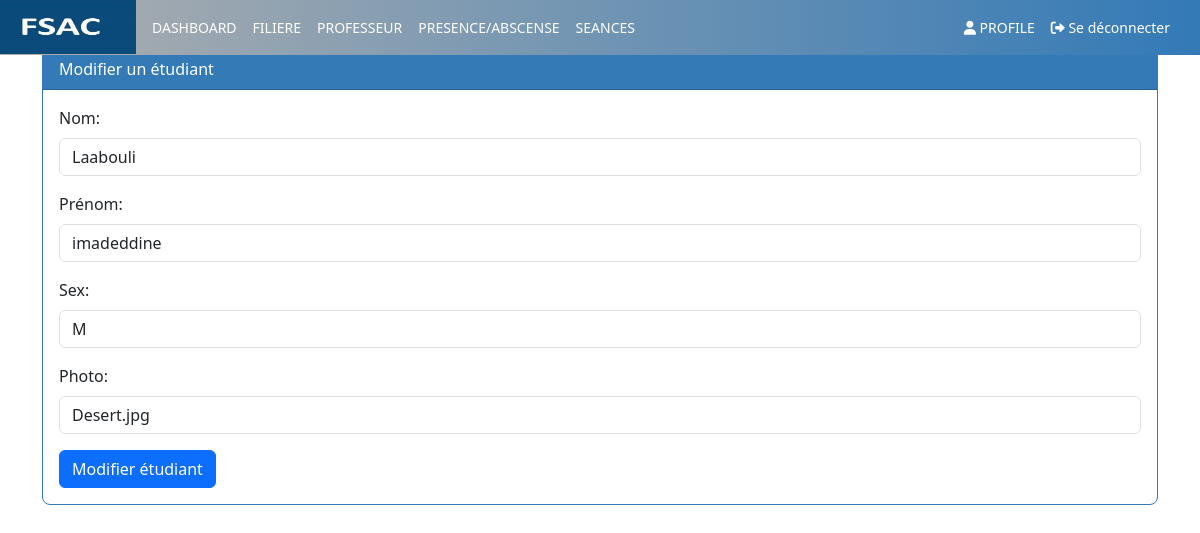
Page /page/editetudiant.php?code=1 (signed in) on the committed database.
### tables this page shows
CREATE TABLE IF NOT EXISTS Etudiant (
    code INT AUTO_INCREMENT PRIMARY KEY,
    nom VARCHAR(50),
    prenom VARCHAR(50),
    sex VARCHAR(50),
    niveau VARCHAR(50),
    photo VARCHAR(100),
    date_naissance Varchar(100),
    lieu_naissance Varchar(50),
    cin VARCHAR(255),
    password VARCHAR(255),
    idfiliere INT,
    FOREIGN KEY (idfiliere) REFERENCES Filiere(idfiliere)
);

### page/editetudiant.php (the view, shortened to what this page needs)
<?php
require_once('connection_db.php');
if(isset($_GET['code'])) {
    $code = $_GET['code'];
    try {
        $sql = "SELECT * FROM Etudiant WHERE code = :code";
        $statement = $pdo->prepare($sql);
        $statement->bindParam(':code', $code);
        $statement->execute();
        $student = $statement->fetch(PDO::FETCH_ASSOC);
    } catch (PDOException $e) {
        header("Location:listEtudiants.php?error=1");
        exit();
    }
} else {
    header("Location:listEtudiants.php");
    exit();
}
?>
<!DOCTYPE HTML>
<html>
<head>
    <link rel="stylesheet" href="https://cdn.jsdelivr.net/npm/bootstrap@5.3.3/dist/css/bootstrap.min.css">
    <link rel="stylesheet" type="text/css" href="../css/monstyle.css">
</head>
<body>
    <?php include("menu.php"); ?>
    <div class="container mt-5">
        <div class="card border-primary mb-3 rounded-3">
            <div class="card-header bg-primary text-white">Modifier un étudiant</div>
            <div class="card-body">
                <form method="post" action="updateEtudiant.php">
                    <div class="mb-3">
                        <label for="nom" class="form-label">Nom:</label>
                        <input type="text" id="nom" name="nom" value="<?php echo htmlspecialchars($student['nom']); ?>" class="form-control" required>
                    </div>
                    <div class="mb-3">
                        <label for="prenom" class="form-label">Prénom:</label>
                        <input type="text" id="prenom" name="prenom" value="<?php echo htmlspecialchars($student['prenom']); ?>" class="form-control" required>
                    </div>
                    <div class="mb-3">
                        <label for="sex" class="form-label">Sex:</label>
                        <input type="text" id="sex" name="sex" value="<?php echo htmlspecialchars($student['sex']); ?>" class="form-control" required>
                    </div>
                    <div class="mb-3">
                        <label for="photo" class="form-label">Photo:</label>
                        <input type="text" id="photo" name="photo" value="<?php echo htmlspecialchars($student['photo']); ?>" class="form-control">
                    </div>
                    <button type="submit" class="btn btn-primary">
                        Modifier étudiant
                    </button>
                </form>
            </div>
        </div>
    </div>
</body>
</html>

### css/monstyle.css (style rules this page uses)
.form-control { border-radius: 20px; }
.card.border-primary { border-color: #337ab7 !important; border-width: 1px !important; }
.card-header.bg-primary { background-color: #337ab7 !important; color: #fff; }

### rows in the picture
etudiant: nom "Laabouli", prenom "imadeddine", sex "M", photo "Desert.jpg"
